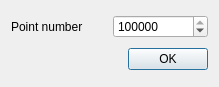
<?xml version="1.0" encoding="UTF-8"?>
<ui version="4.0">
 <class>DialogSurfaceSampling</class>
 <widget class="QDialog" name="DialogSurfaceSampling">
  <property name="geometry">
   <rect>
    <x>0</x>
    <y>0</y>
    <width>219</width>
    <height>87</height>
   </rect>
  </property>
  <property name="windowTitle">
   <string>Surface Sampling</string>
  </property>
  <layout class="QGridLayout" name="gridLayout">
   <item row="0" column="0">
    <widget class="QLabel" name="labelPointNumber">
     <property name="text">
      <string>Point number</string>
     </property>
    </widget>
   </item>
   <item row="0" column="1">
    <widget class="QSpinBox" name="spinBoxPointNumber">
     <property name="minimum">
      <number>3</number>
     </property>
     <property name="maximum">
      <number>1000000000</number>
     </property>
     <property name="singleStep">
      <number>10000</number>
     </property>
     <property name="value">
      <number>100000</number>
     </property>
    </widget>
   </item>
   <item row="1" column="0" colspan="2">
    <layout class="QHBoxLayout" name="horizontalLayout_2">
     <item>
      <spacer name="horizontalSpacer_3">
       <property name="orientation">
        <enum>Qt::Horizontal</enum>
       </property>
       <property name="sizeHint" stdset="0">
        <size>
         <width>0</width>
         <height>0</height>
        </size>
       </property>
      </spacer>
     </item>
     <item>
      <widget class="QPushButton" name="okButton">
       <property name="text">
        <string>OK</string>
       </property>
      </widget>
     </item>
    </layout>
   </item>
  </layout>
 </widget>
 <tabstops>
  <tabstop>spinBoxPointNumber</tabstop>
  <tabstop>okButton</tabstop>
 </tabstops>
 <resources/>
 <connections>
  <connection>
   <sender>okButton</sender>
   <signal>clicked()</signal>
   <receiver>DialogSurfaceSampling</receiver>
   <slot>accept()</slot>
   <hints>
    <hint type="sourcelabel">
     <x>155</x>
     <y>58</y>
    </hint>
    <hint type="destinationlabel">
     <x>43</x>
     <y>58</y>
    </hint>
   </hints>
  </connection>
 </connections>
</ui>
